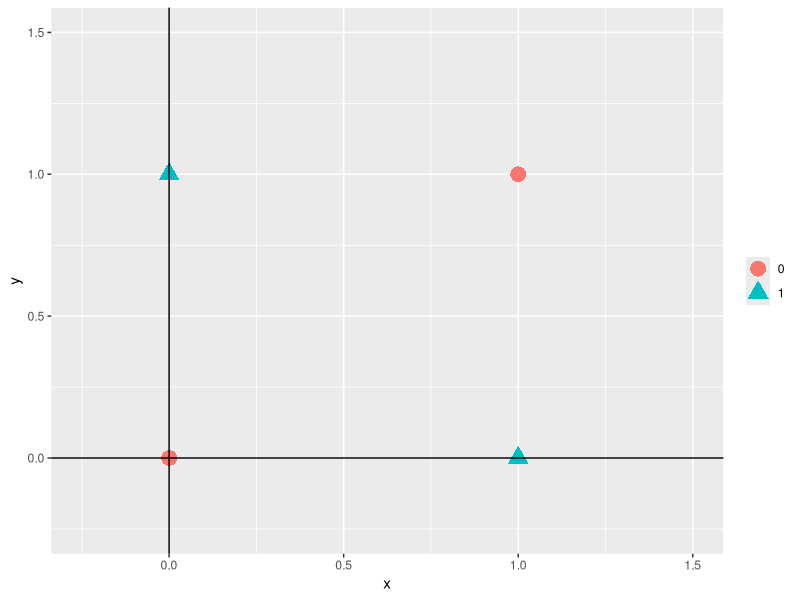
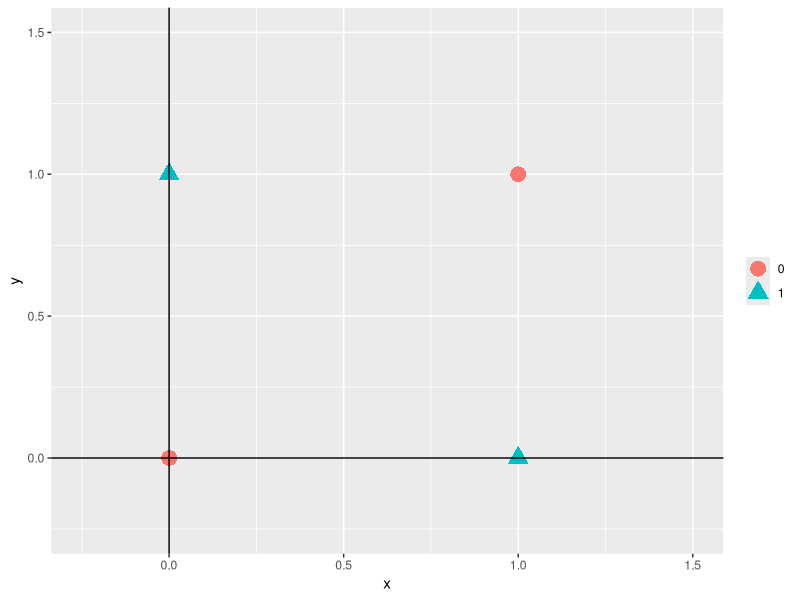

Source code (R) for these figures, in order: (Note: this script raises an error after producing the figures.)
################################################################################
# LIBRARY
################################################################################
library(ggplot2)
################################################################################
# GENERATE DATA
################################################################################
# Manually generate x1 AND x2 = y dataset 
# x0 is a bias unit and equals to 1
dt <- data.frame(x0 = c(1, 1, 1, 1),
                 x1 = c(1, 1, 0, 0), 
                 x2 = c(1, 0, 1, 0), 
                 y = c(0, 1, 1, 0))
# Input
x <- as.matrix(dt[,1:3])

# Output
y <- as.matrix(dt[, 4])
################################################################################
# PLOT
################################################################################
ggplot(data = dt, 
       mapping = aes(x = x1, y = x2, shape = as.factor(y), 
                     colour = as.factor(y))) +
  geom_point(size = 5) +
  geom_hline(yintercept = 0, size = 0.5) +
  geom_vline(xintercept = 0, size = 0.5) +
  coord_cartesian(xlim = c(-0.25, 1.5), ylim = c(-0.25, 1.5)) +
  theme(legend.title=element_blank()) +
  labs(x = "x", y = "y")

ggsave("figs/xor.png")

################################################################################
# BACKPROPAGATION
################################################################################
# Initial theta values
theta_1 <- matrix(c(-1.5, 1, 1, -0.5, 1, 1), 
                  ncol = 3, nrow = 2, byrow = TRUE)
theta_2 <- matrix(c(-2, 1), ncol = 2)

# Define sigmoid function
# g <- function(z) {
#   return (1/(1 + exp(-z)))
# }
# Define threshold function
g <- function(z) {
  return (ifelse(z >= 0, 1, 0))
}


# error_log <- data.frame("iter" = numeric(), "val" = numeric())
# for (j in 0:10000) {
#   e <- 0;
#   eta <- 0.01 #learning rate
#   
#   for (i in sample(c(1,2,3,4))) {
#     a_2 <- g(theta_1%*%x[i,])
#     a_3 <- g(theta_2%*%a_2)
#     
#     # Define delta_3
#     delta_3 <- a_3 - y[i,]
#     # delta_2
#     delta_2 <- (t(theta_2)%*%delta_3)*(a_2*(1-a_2))
#     
#     # Mean square error 
#     e <- e + (delta_3)^2
#     
#     # print(as.character(signif(delta_3)), 2)
#     
#     theta_1 <- theta_1 - eta*delta_2%*%x[i,]
#     theta_2 <- theta_2 - eta*t(a_2%*%t(delta_3))
#   }
#   e <- sqrt(e/4)
#   if ((j%%100) == 0) {
#     error_log <- rbind(error_log, c(j, e))
#   }
# }
# names(error_log) <- c("iter", "val")
# error_log

################################################################################
# FEED FORWARD
################################################################################
s1 <- theta_1%*%t(x)
a1 <- g(s1)

s2 <- theta_2%*%a1
a2 <- g(s2)

# Predicted values
pred <- a2
pred

################################################################################
# VISUALISATION
################################################################################
ggplot(data = error_log, mapping = aes(x = iter, y = val)) +
  geom_path(colour = "red") +
  geom_point(shape = 15, colour = "red", size = 3) +
  theme(panel.grid.major = element_blank(),
        panel.grid.minor = element_blank(),
        text = element_text(size=15)) +
  labs(x = "Epoch", y = "Error rate") +
  geom_hline(yintercept=seq(0, 1, 0.2)) +
  coord_cartesian(xlim = c(0, 1000), ylim = c(0, 1))

ggsave("figs/unconverged_performance_chart.png")